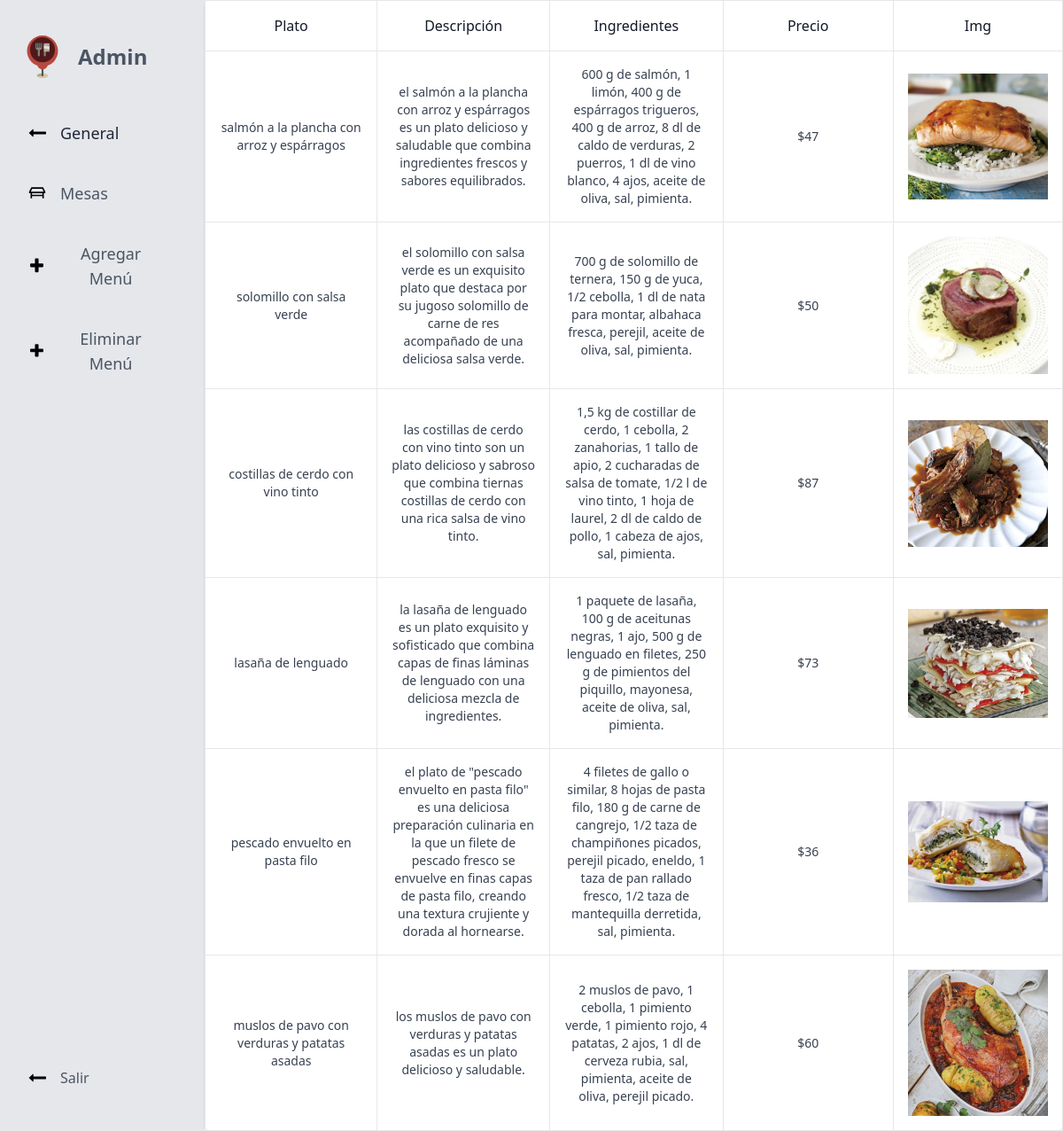
Screenshot of /src/admin/menu.php (signed in) with the database file from the repository.
### tables this page shows
CREATE TABLE `menu` (
  `id` int NOT NULL,
  `plato` varchar(255) NOT NULL,
  `descripcion` varchar(255) NOT NULL,
  `ingredientes` varchar(255) NOT NULL,
  `precio` int NOT NULL,
  `popularidad` int NOT NULL DEFAULT '4',
  `img` varchar(255) NOT NULL
);

### src/admin/menu.php (the view, shortened to what this page needs)
<?php
require_once '../config/db_conexion.php';
?>
<!DOCTYPE html>
<html lang="es">
<head>
    <link rel="stylesheet" href="../css/output.css">
</head>
<body>
    <div class="relative ">
        <div class="flex   sm:flex-row ">
            <div class=" bg-gray-200  w-60">
                <div class="flex items-center justify-start mx-6 mt-10">
                    <img class="w-12" src="../assets/svg/restaurant-svgrepo-com.svg">
                    <span class="text-gray-600  ml-4 text-2xl font-bold">
                        Admin
                    </span>
                </div>
                <nav class="mt-10 px-6 ">
                    <a class="hover:text-gray-800 hover:bg-gray-100 flex items-center p-2 my-6 transition-colors  duration-200  text-gray-800  rounded-lg  " href="../php/dashboard.php">
                        <div>
                            <img src="../assets/svg/flecha-izquierda.svg">
                        </div>
                        <span class="mx-4 text-lg ">
                            General
                        </span>
                    </a>
                    <a class="hover:text-gray-800 hover:bg-gray-100 flex items-center p-2 my-6 transition-colors  duration-200  text-gray-600  rounded-lg " href="mesas.php">
                        <div>
                            <img src="../assets/svg/table-svgrepo-com.svg">
                        </div>
                        <span class="mx-4 text-lg ">
                            Mesas
                        </span>
                    </a>
                    <button id="btn-open-modal" class="hover:text-gray-800 hover:bg-gray-100 flex items-center p-2 my-6 transition-colors  duration-200  text-gray-600  rounded-lg ">
                        <div>
                            <img src="../assets/svg/plus.svg">
                        </div>
                        <span class="mx-4 text-lg ">
                            Agregar Menú
                        </span>
                    </button>
                    <button id="btn-open-modal-eliminar" class="hover:text-gray-800 hover:bg-gray-100 flex items-center p-2 my-6 transition-colors  duration-200  text-gray-600  rounded-lg ">
                        <div>
                            <img src="../assets/svg/plus.svg">
                        </div>
                        <span class="mx-4 text-lg ">
                            Eliminar Menú
                        </span>
                    </button>
                </nav>
                <div class="absolute bottom-0 my-10">
                    <a class="text-gray-600  hover:text-gray-800  transition-colors duration-200 flex items-center py-2 px-8" href="../php/session/session_destroy.php">
                        <img src="../assets/svg/flecha-izquierda.svg">
                        <span class="mx-4 font-medium">
                            Salir
                        </span>
                    </a>
                </div>
            </div>
            <div class="">
                <table class="table p-4 bg-white rounded-lg shadow">
                    <thead>
                        <tr>
                            <th class="border p-4  whitespace-nowrap font-normal text-gray-900">
                                Plato
                            </th>
                            <th class="border p-4  whitespace-nowrap font-normal text-gray-900">
                                Descripción
                            </th>
                            <th class="border p-4  whitespace-nowrap font-normal text-gray-900">
                                Ingredientes
                            </th>
                            <th class="border p-4  whitespace-nowrap font-normal text-gray-900">
                                Precio
                            </th>
                            <th class="border p-4  whitespace-nowrap font-normal text-gray-900">
                                Img
                            </th>
                        </tr>
                    </thead>
                    <tbody>
                        <?php
                        $sql = "SELECT * FROM `menu`";
                        $response = mysqli_query($conexion, $sql);
                        if (mysqli_num_rows($response) > 0) {
                            foreach ($response as $dataMenu) {
                        ?>
                                <tr class="text-gray-700  [&>td]:w-[200px] text-center text-sm lowercase ">
                                    <td class="border  p-4 ">
                                        <?php echo $dataMenu['plato']; ?>
                                    </td>
                                    <td class="border p-4 ">
                                        <?php echo $dataMenu['descripcion']; ?>
                                    </td>
                                    <td class="border p-4 ">
                                        <?php echo $dataMenu['ingredientes']; ?>
                                    </td>
                                    <td class="border p-4 ">
                                        $<?php echo $dataMenu['precio']; ?>
                                    </td>
                                    <td class="border p-4 ">
                                        <img src="<?php echo $dataMenu['img']; ?>">
                                    </td>
                                </tr>
                        <?php
                            }
                        } ?>
                    </tbody>
                </table>
            </div>
        </div>
    </div>
</body>
</html>

### rows the page displays
menu: plato "salmón a la plancha con arroz y espárragos", descripcion "el salmón a la plancha con arroz y espárragos es un plato delicioso y saludable que combina ingredientes frescos y sabores equilibrados.", ingredientes "600 g de salmón, 1 limón, 400 g de espárragos trigueros, 400 g de arroz, 8 dl de caldo de verduras, 2 puerros, 1 dl de vino blanco, 4 ajos, aceite de oliva, sal, pimienta.", precio "47", shows a picture
menu: plato "solomillo con salsa verde", descripcion "el solomillo con salsa verde es un exquisito plato que destaca por su jugoso solomillo de carne de res acompañado de una deliciosa salsa verde.", ingredientes "700 g de solomillo de ternera, 150 g de yuca, 1/2 cebolla, 1 dl de nata para montar, albahaca fresca, perejil, aceite de oliva, sal, pimienta.", precio "50", img (picture)
menu: plato "costillas de cerdo con vino tinto", descripcion "las costillas de cerdo con vino tinto son un plato delicioso y sabroso que combina tiernas costillas de cerdo con una rica salsa de vino tinto.", ingredientes "1,5 kg de costillar de cerdo, 1 cebolla, 2 zanahorias, 1 tallo de apio, 2 cucharadas de salsa de tomate, 1/2 l de vino tinto, 1 hoja de laurel, 2 dl de caldo de pollo, 1 cabeza de ajos, sal, pimienta.", precio "87", img (picture)
menu: plato "lasaña de lenguado", descripcion "la lasaña de lenguado es un plato exquisito y sofisticado que combina capas de finas láminas de lenguado con una deliciosa mezcla de ingredientes.", ingredientes "1 paquete de lasaña, 100 g de aceitunas negras, 1 ajo, 500 g de lenguado en filetes, 250 g de pimientos del piquillo, mayonesa, aceite de oliva, sal, pimienta.", precio "73", img (picture)
menu: plato "pescado envuelto en pasta filo", descripcion "el plato de \"pescado envuelto en pasta filo\" es una deliciosa preparación culinaria en la que un filete de pescado fresco se envuelve en finas capas de pasta filo, creando una textura crujiente y dorada al hornearse.", ingredientes "4 filetes de gallo o similar, 8 hojas de pasta filo, 180 g de carne de cangrejo, 1/2 taza de champiñones picados, perejil picado, eneldo, 1 taza de pan rallado fresco, 1/2 taza de mantequilla derretida, sal, pimienta.", precio "36", img (picture)
menu: plato "muslos de pavo con verduras y patatas asadas", descripcion "los muslos de pavo con verduras y patatas asadas es un plato delicioso y saludable.", ingredientes "2 muslos de pavo, 1 cebolla, 1 pimiento verde, 1 pimiento rojo, 4 patatas, 2 ajos, 1 dl de cerveza rubia, sal, pimienta, aceite de oliva, perejil picado.", precio "60", img (picture)
